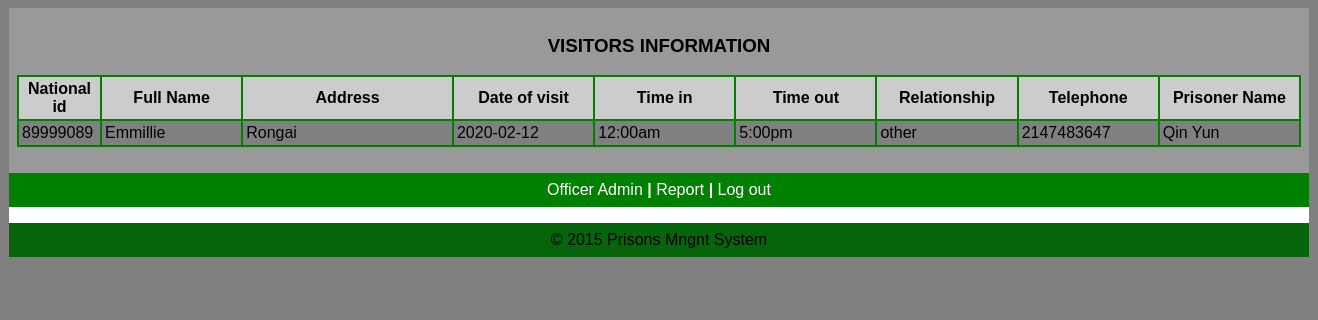
Page /officer/viewvisitors.php on the committed database.
### tables this page shows
CREATE TABLE IF NOT EXISTS `visitor` (
  `id` int(12) NOT NULL COMMENT 'national id',
  `fullname` varchar(25) NOT NULL,
  `address` varchar(25) NOT NULL,
  `dateofvisit` varchar(25) NOT NULL,
  `timein` varchar(24) NOT NULL,
  `timeout` varchar(23) NOT NULL,
  `relationship` varchar(25) NOT NULL,
  `telephone` int(13) NOT NULL,
  `prisoner` varchar(25) NOT NULL,
  PRIMARY KEY (`id`)
);

### officer/viewvisitors.php (the view, shortened to what this page needs)
<html>
<head>
   <link rel="stylesheet" media="screen" href="login.css" >
</head>
<body>
	<table align='center' border='0' bgcolor='green' width='1300' cellpadding='8' cellspacing='0' height='200'>
          <tr>
            <td bgcolor='#999999' valign='center'>
<?php
$tbl_name="visitor";
$sel= mysql_query("select * from $tbl_name ORDER BY id DESC LIMIT 0,7");
echo"<table align='center' width='100%' bgcolor='GREEN' border='0' bgcolor='green' cellpadding='3' cellspacing='2' bgcolor='silver'>
<caption><h3>VISITORS INFORMATION</h3></caption>
<tr bgcolor='#CCCCCC'>
<th width='3%'>National id</th>
<th width='10%'>Full Name</th>
<th width='15%'>Address</th>
<th width='10%'>Date of visit</th>
<th width='10%'>Time in</th>
<th width='10%'>Time out</th>
<th width='10%'>Relationship</th>
<th width='10%'>Telephone</th>
<th width='3%'>Prisoner Name</th>
</tr>";
   while($row=mysql_fetch_array ($sel))
{
echo "<tr bgcolor='grey'>";
echo  "<td width='3%'>".$row ['id']."</td>";
echo  "<td width='7%'>".$row ['fullname']."</td>";
echo  "<td width='10%'>".$row ['address']."</td>";
echo  "<td width='10%'>".$row ['dateofvisit']. "</td>";
echo  "<td width='10%'>".$row ['timein']. "</td>";
echo  "<td width='10%'>".$row ['timeout']. "</td>";
echo  "<td width='10%'>".$row ['relationship']."</td>";
echo  "<td width='3%'>" .$row ['telephone']."</td>";
echo  "<td width='10%'>".$row ['prisoner']."</td>";
echo "</tr>";
}
echo"</table>";
?>
<br/>
			</td>
          </tr>
          <tr>
			<td align="center" bgcolor='green'><a href="officerpanel.php" target="_parent">Officer Admin <b>|</b></a>
      <a href="visitorep.php" target="_parent">Report <b>|</b></a>
			<a href="index.php" target="_parent">Log out</a></td>
          </tr>
          <tr>
            <td align='center' bgcolor='white' height='1'>
					<?php
           include("footer.php");
                ?>
            </td>
          </tr>
	</table>
</body>
</head>
</html>

### officer/login.css (style rules this page uses)
body { font: 14px/21px "Lucida Sans", "Lucida Grande", "Lucida Sans Unicode", sans-serif;background:gray; }
a { color:#fff; text-decoration:none; }

### rows in the picture
visitor: id "89999089", fullname "Emmillie", address "Rongai", dateofvisit "2020-02-12", timein "12:00am", timeout "5:00pm", relationship "other", telephone "2147483647", prisoner "Qin Yun"
